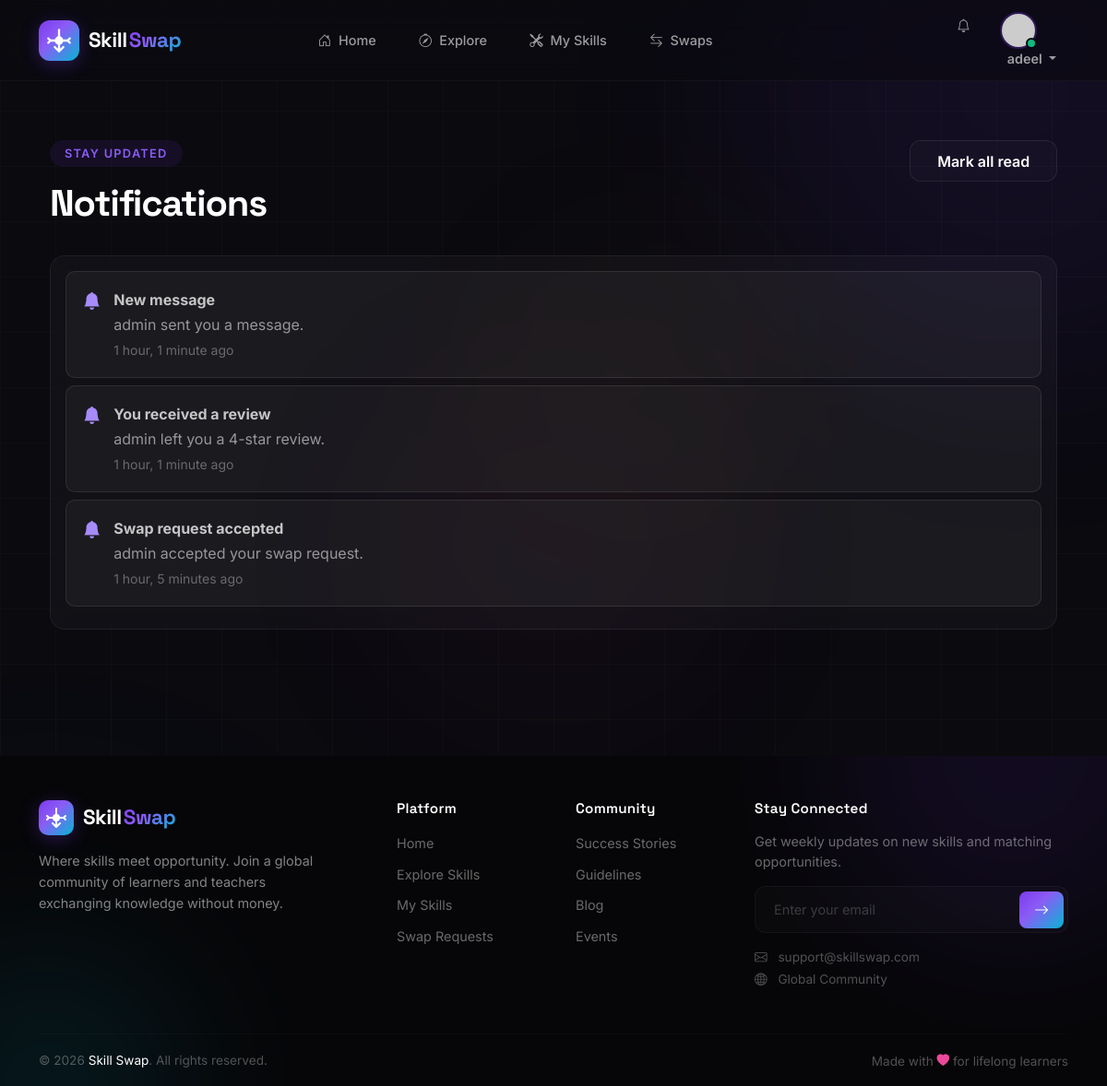
The app's page /notifications/ (signed in) with its own data.
### swap/models.py (models this page shows, shortened)
class Notification(models.Model):
    user = models.ForeignKey(User, on_delete=models.CASCADE, related_name='notifications')
    title = models.CharField(max_length=100)
    message = models.TextField(max_length=300)
    link = models.CharField(max_length=200, blank=True)
    is_read = models.BooleanField(default=False)
    created_at = models.DateTimeField(auto_now_add=True)

### swap/views.py (the view)
# urls.py: path('notifications/', views.notifications, name='notifications'),
@login_required
def notifications(request):
    items = Notification.objects.filter(user=request.user).order_by('-created_at')
    return render(request, 'swap/notifications.html', {'notifications': items})

### swap/context_processors.py (called while the page is built)
def notification_counts(request):
    if not request.user.is_authenticated:
        return {}
    from .models import Notification, SwapRequest, Message
    return {
        'unread_swap_requests': SwapRequest.objects.filter(recipient=request.user, status='pending').count(),
        'unread_notifications': Notification.objects.filter(user=request.user, is_read=False).count(),
        'unread_messages': Message.objects.filter(recipient=request.user, is_read=False).count(),
    }

### templates/swap/notifications.html
{% extends 'base.html' %}{% block title %}Notifications - Skill Swap{% endblock %}{% block content %}<section class="py-5"><div class="container"><div class="d-flex justify-content-between mb-4"><div><span class="section-tag">Stay updated</span><h1 class="text-white mt-2">Notifications</h1></div><form method="post" action="{% url 'mark_notifications_read' %}">{% csrf_token %}<button class="btn btn-outline-glass">Mark all read</button></form></div><div class="glass p-3">{% for item in notifications %}<a href="{{ item.link|default:'#' }}" class="notification-item {% if not item.is_read %}unread{% endif %}"><i class="bi bi-bell-fill"></i><div><strong>{{ item.title }}</strong><p>{{ item.message }}</p><small>{{ item.created_at|timesince }} ago</small></div></a>{% empty %}<p class="text-muted text-center py-4">You have no notifications yet.</p>{% endfor %}</div></div></section>{% endblock %}

### templates/base.html (shortened to what this page needs)
{% load static %}
<!DOCTYPE html>
<html lang="en">
<head>
    <link href="https://cdn.jsdelivr.net/npm/bootstrap@5.3.8/dist/css/bootstrap.min.css" rel="stylesheet">
    <link rel="stylesheet" href="https://cdn.jsdelivr.net/npm/bootstrap-icons@1.11.0/font/bootstrap-icons.css">
    <link rel="stylesheet" href="{% static 'css/style.css' %}">
</head>
<body>
    <div class="bg-decoration">
        <div class="orb orb-1"></div>
        <div class="orb orb-3"></div>
        <div class="orb orb-4"></div>
        <div class="grid-pattern"></div>
    </div>
    <nav class="navbar navbar-expand-lg fixed-top glass-nav">
        <div class="container">
            <a class="navbar-brand" href="{% url 'index' %}">
                <div class="brand-wrapper">
                    <div class="brand-icon">
                    </div>
                    <div class="brand-text">
                        <span class="brand-name">Skill</span>
                        <span class="brand-name gradient-text">Swap</span>
                    </div>
                </div>
            </a>
            <div class="collapse navbar-collapse" id="mainNavbar">
                <ul class="navbar-nav mx-auto mb-2 mb-lg-0 gap-2">
                    <li class="nav-item">
                        <a class="nav-link {% if request.resolver_match.url_name == 'index' %}active{% endif %}" href="{% url 'index' %}">
                            <i class="bi bi-house-door me-1"></i> Home
                        </a>
                    </li>
                    <li class="nav-item">
                        <a class="nav-link {% if request.resolver_match.url_name == 'skill_list' %}active{% endif %}" href="{% url 'skill_list' %}">
                            <i class="bi bi-compass me-1"></i> Explore
                        </a>
                    </li>
                    <li class="nav-item">
                        <a class="nav-link {% if request.resolver_match.url_name == 'my_skills' %}active{% endif %}" href="{% url 'my_skills' %}">
                            <i class="bi bi-tools me-1"></i> My Skills
                        </a>
                    </li>
                    <li class="nav-item">
                        <a class="nav-link position-relative {% if request.resolver_match.url_name == 'requests' %}active{% endif %}" href="{% url 'requests' %}">
                            <i class="bi bi-arrow-left-right me-1"></i> Swaps
                        </a>
                    </li>
                </ul>
                <ul class="navbar-nav ms-auto">
                    {% if user.is_authenticated %}
                    <li class="nav-item">
                        <a class="nav-link position-relative" href="{% url 'notifications' %}" aria-label="Notifications">
                            <i class="bi bi-bell"></i>
                        </a>
                    </li>
                    <li class="nav-item dropdown">
                        <a class="nav-link dropdown-toggle user-menu" href="#" data-bs-toggle="dropdown">
                            <div class="user-avatar-wrapper">
                                {% if user.profile.avatar %}
                                <img src="{{ user.profile.avatar.url }}" alt="{{ user.username }}" class="user-avatar">
                                {% else %}
                                <img src="https://ui-avatars.com/api/?name={{ user.username|urlencode }}&background=7c3aed&color=fff&size=40&bold=true"
                                     alt="{{ user.username }}"
                                     class="user-avatar">
                                {% endif %}
                                <span class="online-indicator"></span>
                            </div>
                            <span class="d-none d-md-inline ms-2 fw-semibold">{{ user.username }}</span>
                        </a>
                    </li>
                    {% endif %}
                </ul>
            </div>
        </div>
    </nav>
    <main>
        <div class="page-wrapper">
            <div class="container py-4">
                <div class="content-area">
                    {% block content %}{% endblock %}
                </div>
            </div>
        </div>
    </main>
    <footer class="premium-footer">
        <div class="footer-shapes">
            <div class="shape shape-1"></div>
            <div class="shape shape-2"></div>
        </div>
        <div class="container position-relative">
            <div class="row g-5 py-5">
                <div class="col-lg-4 col-md-6">
                    <div class="footer-brand mb-3">
                        <div class="brand-wrapper">
                            <div class="brand-icon small">
                            </div>
                            <div class="brand-text">
                                <span class="brand-name">Skill</span>
                                <span class="brand-name gradient-text">Swap</span>
                            </div>
                        </div>
                    </div>
                    <p class="footer-description">
                        Where skills meet opportunity. Join a global community of learners and teachers exchanging knowledge without money.
                    </p>
                </div>
                <div class="col-lg-2 col-md-6">
                    <h6 class="footer-heading">Platform</h6>
                    <ul class="footer-links">
                        <li><a href="{% url 'index' %}">Home</a></li>
                        <li><a href="{% url 'skill_list' %}">Explore Skills</a></li>
                        <li><a href="{% url 'my_skills' %}">My Skills</a></li>
                        <li><a href="{% url 'requests' %}">Swap Requests</a></li>
                    </ul>
                </div>
                <div class="col-lg-2 col-md-6">
                    <h6 class="footer-heading">Community</h6>
                    <ul class="footer-links">
                        <li><a href="#">Success Stories</a></li>
                        <li><a href="#">Guidelines</a></li>
                        <li><a href="#">Blog</a></li>
                        <li><a href="#">Events</a></li>
                    </ul>
                </div>
                <div class="col-lg-4 col-md-6">
                    <h6 class="footer-heading">Stay Connected</h6>
                    <p class="footer-text">Get weekly updates on new skills and matching opportunities.</p>
                    <form method="post" action="#" class="newsletter-group">
                        <input type="email" name="email" class="newsletter-input" placeholder="Enter your email" required>
                        <button type="submit" class="newsletter-button">
                            <i class="bi bi-arrow-right"></i>
                        </button>
                    </form>
                    <div class="footer-contact">
                        <span><i class="bi bi-envelope"></i> support@skillswap.com</span>
                        <span><i class="bi bi-globe2"></i> Global Community</span>
                    </div>
                </div>
            </div>
            <div class="footer-bottom">
                <div class="row align-items-center">
                    <div class="col-md-6 text-center text-md-start">
                        <p class="footer-copyright">
                            &copy; {% now "Y" %} <span class="text-white">Skill Swap</span>. All rights reserved.
                        </p>
                    </div>
                    <div class="col-md-6 text-center text-md-end">
                        <span class="footer-heart">
                            Made with <i class="bi bi-heart-fill"></i> for lifelong learners
                        </span>
                    </div>
                </div>
            </div>
        </div>
    </footer>
</body>
</html>

### records on screen
Notification: title "New message", message "admin sent you a message.", created_at "1 hour, 1 minute"
Notification: title "You received a review", message "admin left you a 4-star review.", created_at "1 hour, 1 minute"
Notification: title "Swap request accepted", message "admin accepted your swap request.", created_at "1 hour, 5 minutes"

### other values on screen
{{ user.username }} "adeel"
